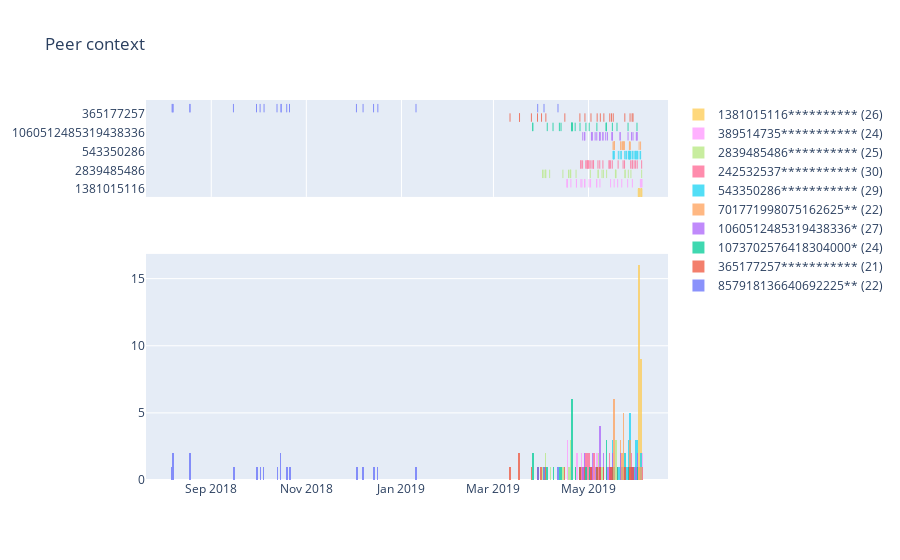

The notebook cell saved with this chart:
### Code cell
column_color_timelines(dataset3["peer_context"], column_name="author_id", title="Peer context")
